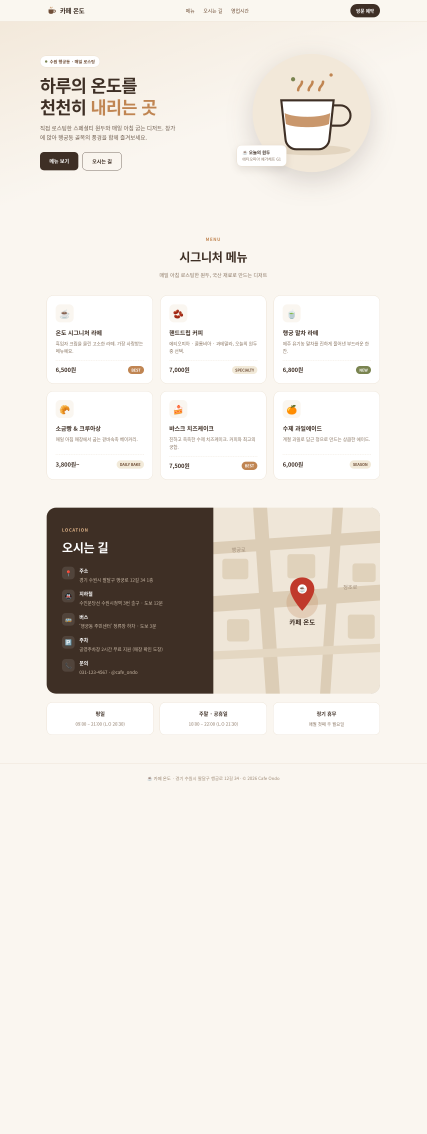
#> input picture demo/vibe_vs_spec/shots/vibe_full.png, 1280 x 3400 px (shown at 1/3 size)
$ python make_fullpage_2up.py
#> lines starting #> are read from the running program, lines starting #| are printed output that depends on the picture
#!/usr/bin/env python3
"""전체 페이지 스크린샷 2장을 나란히 붙인 비교 이미지를 만든다.

원본(`shots/vibe_full.png`, `shots/spec_full.png`)은 손대지 않고
덱에 넣을 2-up 축소본만 새로 만든다. 세로로 긴 페이지라 덱에서는
"스크롤 길이가 비슷하다"를 보여주는 축소 자료로만 쓴다.
"""
from pathlib import Path

from PIL import Image

ROOT = Path(__file__).resolve().parent
SHOTS = ROOT / "shots"
GAP = 24
TARGET_H = 1600


def main():
    panels = []
    for name in ("vibe_full.png", "spec_full.png"):
        im = Image.open(SHOTS / name).convert("RGB")
#> im is the input picture: PIL image 1280x3400 RGB; mean R, G, B 235.1, 229.8, 222.9
        width = round(im.width * TARGET_H / im.height)
#> width = 602
        panels.append(im.resize((width, TARGET_H), Image.LANCZOS))
    total_w = sum(p.width for p in panels) + GAP
#> total_w = 1228
    canvas = Image.new("RGB", (total_w, TARGET_H), (14, 20, 27))
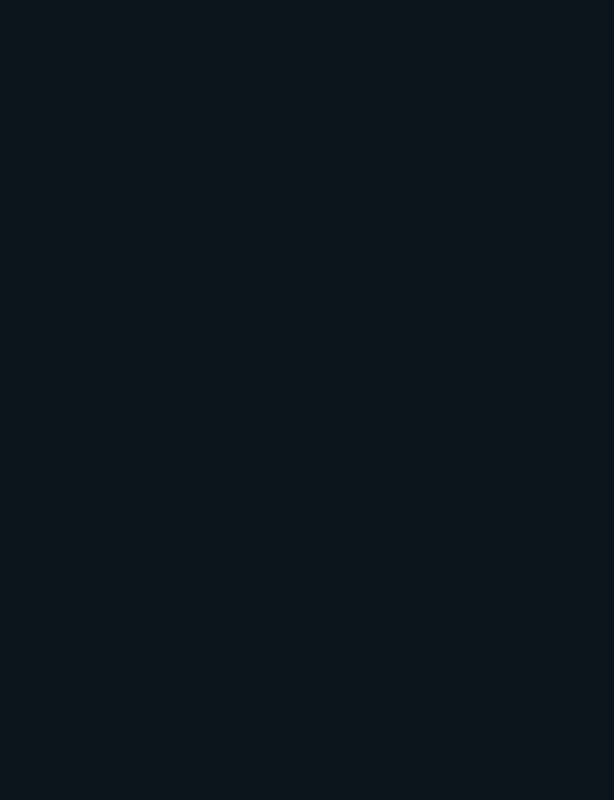
#> canvas: PIL image 1228x1600 RGB (shown at 1/2 size); mean R, G, B 14, 20, 27
    x = 0
    for p in panels:
        canvas.paste(p, (x, 0))
        x += p.width + GAP
#> this loop made 2 passes
#> x on passes 1 to 2: 626, 1252
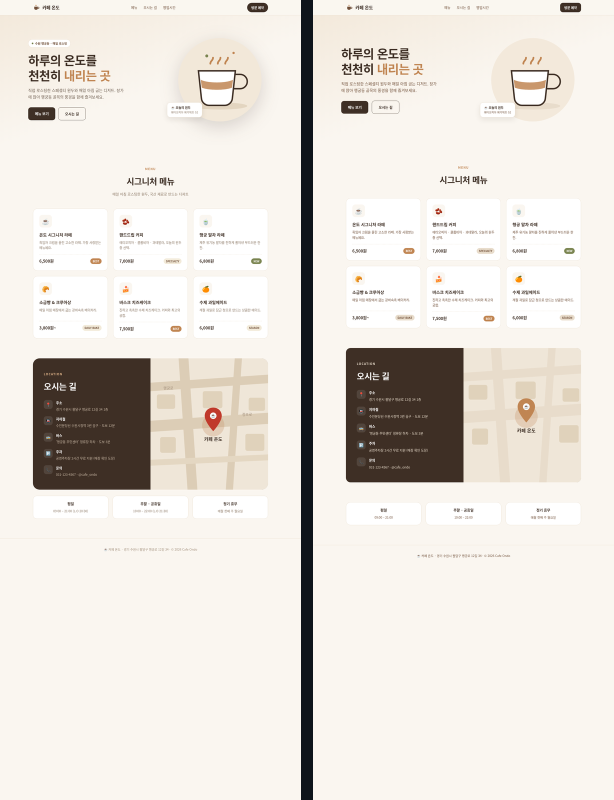
#> canvas: PIL image 1228x1600 RGB (shown at 1/2 size); mean R, G, B 230.8, 225.7, 219.1
#> after the loop, x = 1252
    out = SHOTS / "vibe_spec_full_2up.png"
    canvas.save(out)
    print(f"{out.relative_to(ROOT.parent.parent)} {canvas.width}x{canvas.height} {out.stat().st_size:,}B")
#| demo/vibe_vs_spec/shots/vibe_spec_full_2up.png 1228x1600 373,909B


if __name__ == "__main__":
    main()
